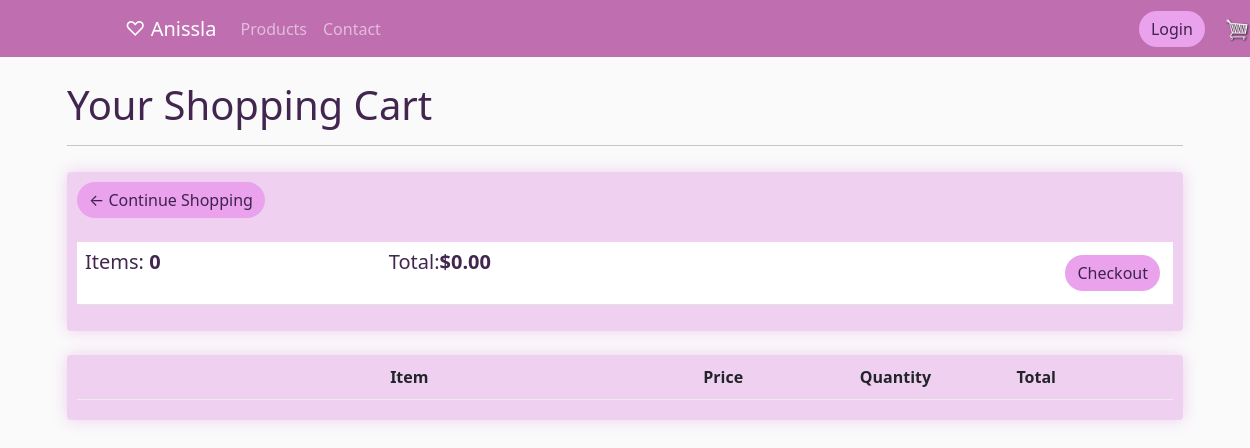
The page /cart/ (signed in) on the database as committed earlier.
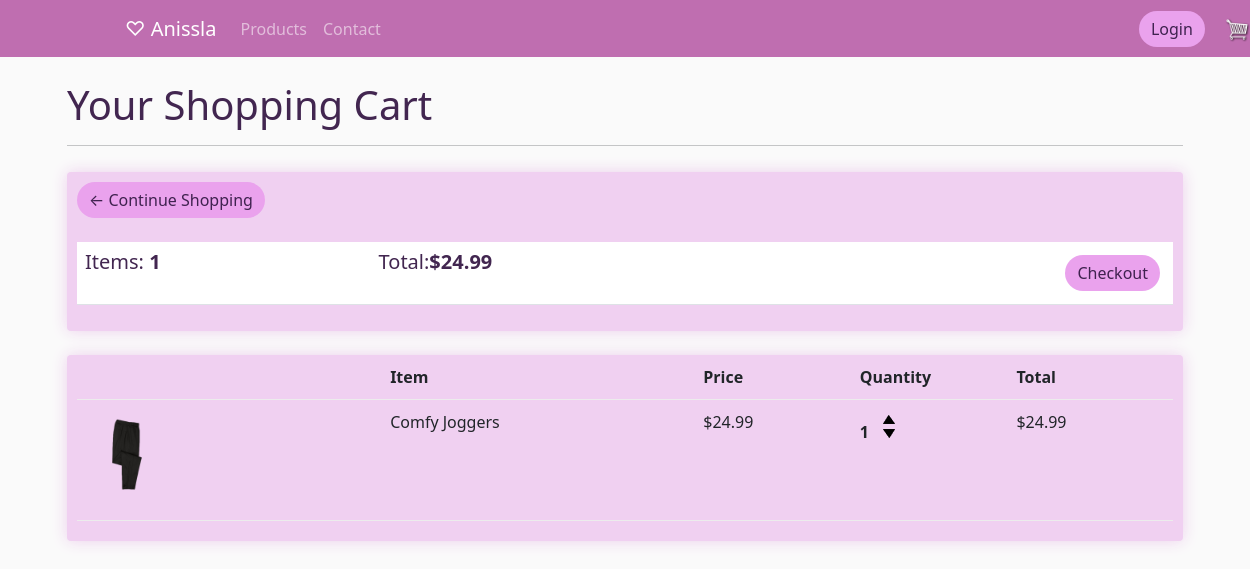
The same page on the database as committed later.
### store/models.py (models this page shows, shortened)
class Order(models.Model):
	customer = models.ForeignKey(Customer, on_delete=models.SET_NULL, null=True, blank=True)
	date_ordered = models.DateTimeField(auto_now_add=True)
	complete = models.BooleanField(default=False)
	transaction_id = models.CharField(max_length=100, null=True)
	@property
	def get_cart_total(self):
		orderitems = self.orderitem_set.all()
		total = sum([item.get_item_total for item in orderitems])
		return total
	@property
	def get_cart_items(self):
		orderitems = self.orderitem_set.all()
		total = sum([item.quantity for item in orderitems])
		return total

class OrderItem(models.Model):
	product = models.ForeignKey(Product, on_delete=models.SET_NULL, null=True)
	quantity = models.IntegerField(default=0, null=True, blank=True)
	order = models.ForeignKey(Order, on_delete=models.SET_NULL, null=True)
	quantity = models.IntegerField(default=0, null=True, blank=True)
	date_added = models.DateTimeField(auto_now_add=True)
	@property
	def get_item_total(self):
		total = self.product.price * self.quantity
		return total

class Product(models.Model):
	name = models.CharField(max_length=200, null=True)
	description = models.TextField(max_length=200, null=True)
	price = models.DecimalField(max_digits=7, decimal_places=2)
	image = models.ImageField(null=True, blank=True)
	in_stock= models.BooleanField(default=True)
	is_active= models.BooleanField(default=True)
	class Meta:
		verbose_name_plural = 'Products'
	@property
	def imageURL(self):
		try:
			url = self.image.url
		except:
			url = ''
		return url

### store/views.py (the view)
# urls.py: path('cart/', views.cart, name ="cart"),
def cart(request):
	data = cartData(request)
	cartItems = data['cartItems']
	order = data['order']
	items = data['items']
	context = {'items':items, 'order':order, 'cartItems':cartItems}
	return render(request, 'store/cart.html', context)

### store/utils.py (called while the page is built)
def cartData(request):
	if request.user.is_authenticated:
		customer = request.user.customer
		order, created = Order.objects.get_or_create(customer=customer, complete=False)
		items = order.orderitem_set.all()
		cartItems = order.get_cart_items
	else:
		cookieData = cookieCart(request)
		cartItems = cookieData['cartItems']
		order = cookieData['order']
		items = cookieData['items']
	return {'items':items,'order':order,'cartItems':cartItems}

### store/templates/store/cart.html
{% extends 'store/main.html' %}
{% load static %}
{% block content %}
<h1 class="display-6"><strong>Your Shopping Cart</strong></h1>
<hr>
<div class="row">
	<div class="col-lg-12">
		<div class="cart-box">
			<a  class="btn btn-outline-dark" href="{% url 'store' %}">&#x2190; Continue Shopping</a>
			<br>
			<br>
			<table class="table">
				<tr>
					<th><h5>Items: <strong>{{order.get_cart_items}}</strong></h5></th>
					<th><h5>Total:<strong>${{order.get_cart_total|floatformat:2}}</strong></h5></th>
					<th>
						<a  style="float:right; margin:5px;" class="btn btn-success" href="{% url 'checkout' %}">Checkout</a>
					</th>
				</tr>
			</table>
		</div>
		<br>
		<div class="cart-box">
			<div class="cart-row">
				<div style="flex:2"></div>
				<div style="flex:2"><strong>Item</strong></div>
				<div style="flex:1"><strong>Price</strong></div>
				<div style="flex:1"><strong>Quantity</strong></div>
				<div style="flex:1"><strong>Total</strong></div>
			</div>
			{% for item in items %}
			<div class="cart-row">
				<div style="flex:2"><img class="row-image" src="{{item.product.imageURL}}"></div>
				<div style="flex:2"><p>{{item.product.name}}</p></div>
				<div style="flex:1"><p>${{item.product.price|floatformat:2}}</p></div>
				<div style="flex:1">
					<p class="quantity">{{item.quantity}}</p>
					<div class="quantity">
						<img data-product = "{{item.product.id}}" data-action="add" class="chg-quantity update-cart" src="{% static  'images/arrow-up.png' %}">
						<img data-product = "{{item.product.id}}" data-action="remove" class="chg-quantity update-cart"  src="{% static  'images/arrow-down.png' %}">
					</div>
				</div>
				<div style="flex:1"><p>${{item.get_item_total|floatformat:2}}</p></div>
			</div>
			{% endfor %}
		</div>
	</div>
</div>
{% endblock content %}

### store/templates/store/main.html (shortened to what this page needs)
<!DOCTYPE html>
{% load static %}
<html>
    <head>
           <link href="https://cdn.jsdelivr.net/npm/bootstrap@5.3.0-alpha2/dist/css/bootstrap.min.css" rel="stylesheet">
           <link rel="stylesheet" type="text/css" href="{% static 'css/main.css' %}">
    </head>
    <body>
        <nav class="navbar navbar-expand-lg navbar-dark bg-dark">
            <a class="navbar-brand" href="{% url 'store' %}">&#x2661; Anissla</a>
            <div class="collapse navbar-collapse" id="navbarSupportedContent">
              <ul class="navbar-nav mr-auto">
                <li class="nav-item">
                  <a class="nav-link" href="{% url 'products' %}">Products</a>
                </li>
                <li class="nav-item">
                  <a class="nav-link" href="{% url 'support' %}">Contact</a>
                </li>
              </ul>
            </div>
            <div class="form-inline my-2 my-lg-0 ">
                 <a href="{% url 'login' %}"class="btn btn-warning">Login</a>
                 <a href="{% url 'cart' %}">
                    <img  id="cart-icon" src="{% static 'images/cart.png' %}">
                </a>
            </div>
        </nav>
        <div class="container">
            <br>
            {% block content %}
            {% endblock content %}
        </div>
    </body>
</html>

### static/css/main.css (style rules this page uses)
body { background-color: hsl(0, 0%, 98%); }
h1,h2,h3,h4,h5,h6 { color:hsl(280, 36%, 23%); }
.cart-box { box-shadow:hsl(300, 46%, 87%) 0 0 16px; background-color: hsl(298, 55%, 88%); border-radius: 4px; padding: 10px; }
.navbar-brand { margin-left:10% !important; }
.my-2.my-lg-0 { display: flex; justify-content: flex-end; align-items:center; margin: 60%; }
.bg-dark { background-color: hsl(311, 39%, 59%)!important; }
#cart-icon { margin-left: 20px; width:25px; display: inline-block; }
.col-lg-4, .col-lg-6, .col-lg-8, .col-lg-12 { margin-top: 10px; }
.btn { border-radius: 50px; background-color: #eaa2ed; color:#3f224f; border: #eaa2ed; }
.row-image { width: 100px; }
.cart-row { display: flex; align-items: flex-stretch; padding-bottom: 10px; margin-bottom: 10px; border-bottom: 1px solid #ececec; }
.quantity { display: inline-block; font-weight: 700; padding-right:10px; }
.chg-quantity { width: 12px; cursor: pointer; display: block; margin-top: 5px; transition:.1s; }

Rows that differ between the two databases and show on the page:
computed for Order: get_cart_items "0" → "1"; get_cart_total "0.00" → "24.99"
added OrderItem: product.imageURL (picture), product.name "Comfy Joggers", product.price "24.99", quantity "1", get_item_total "24.99"
